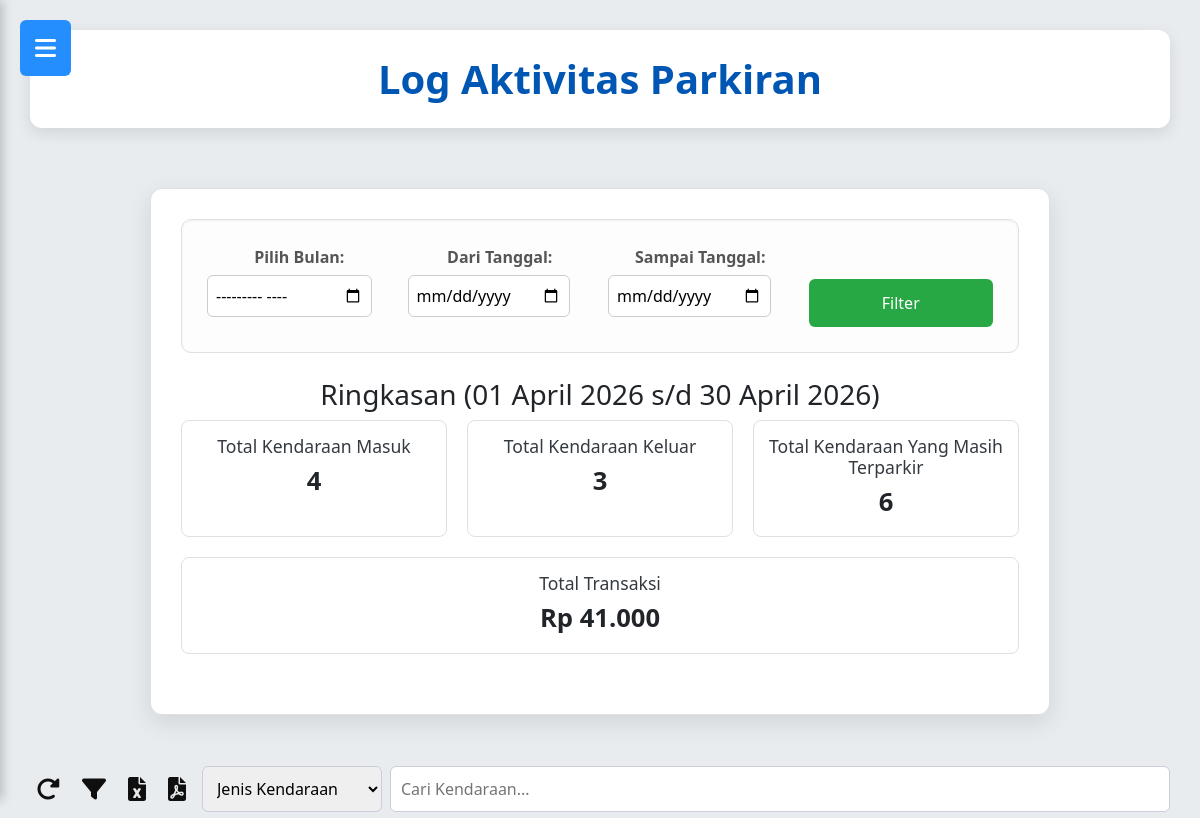
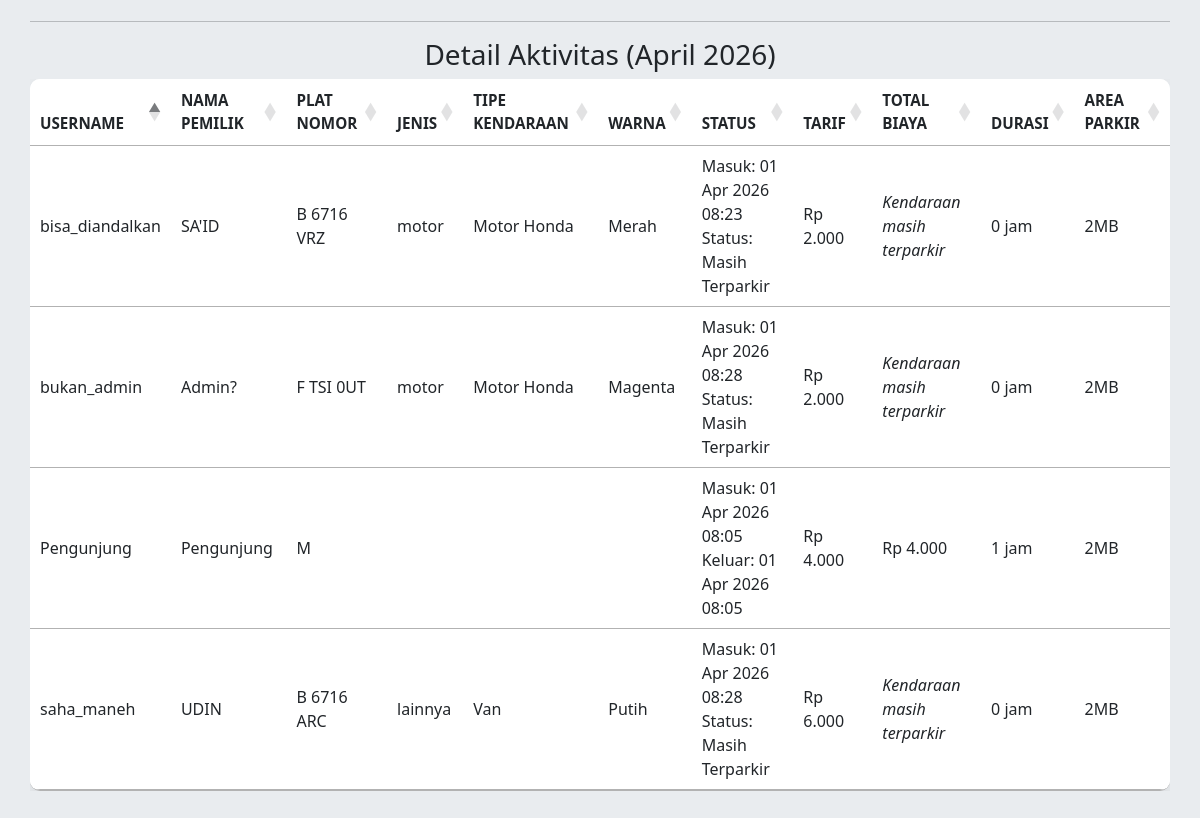
Before: /log_aktivitas_parkiran.php (signed in) with the older database file (2 pictures, top to bottom).
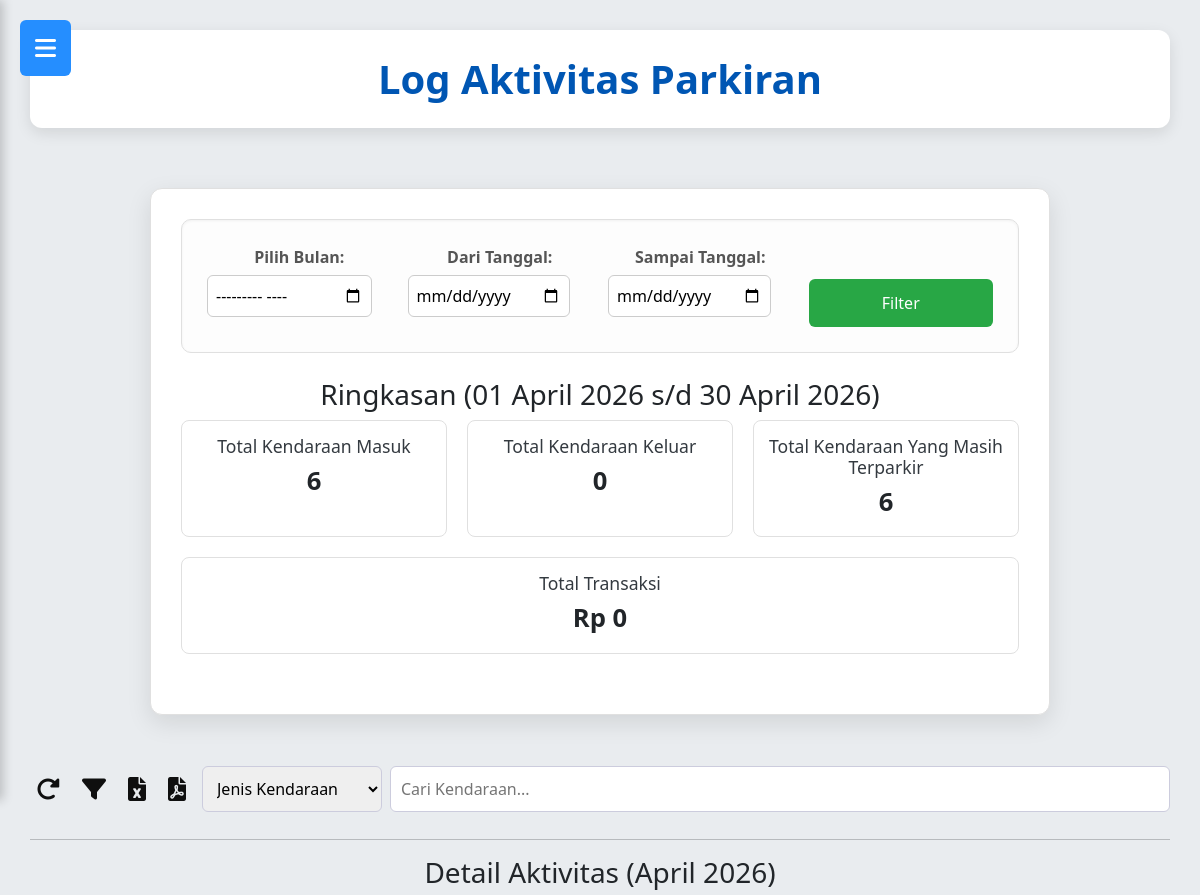
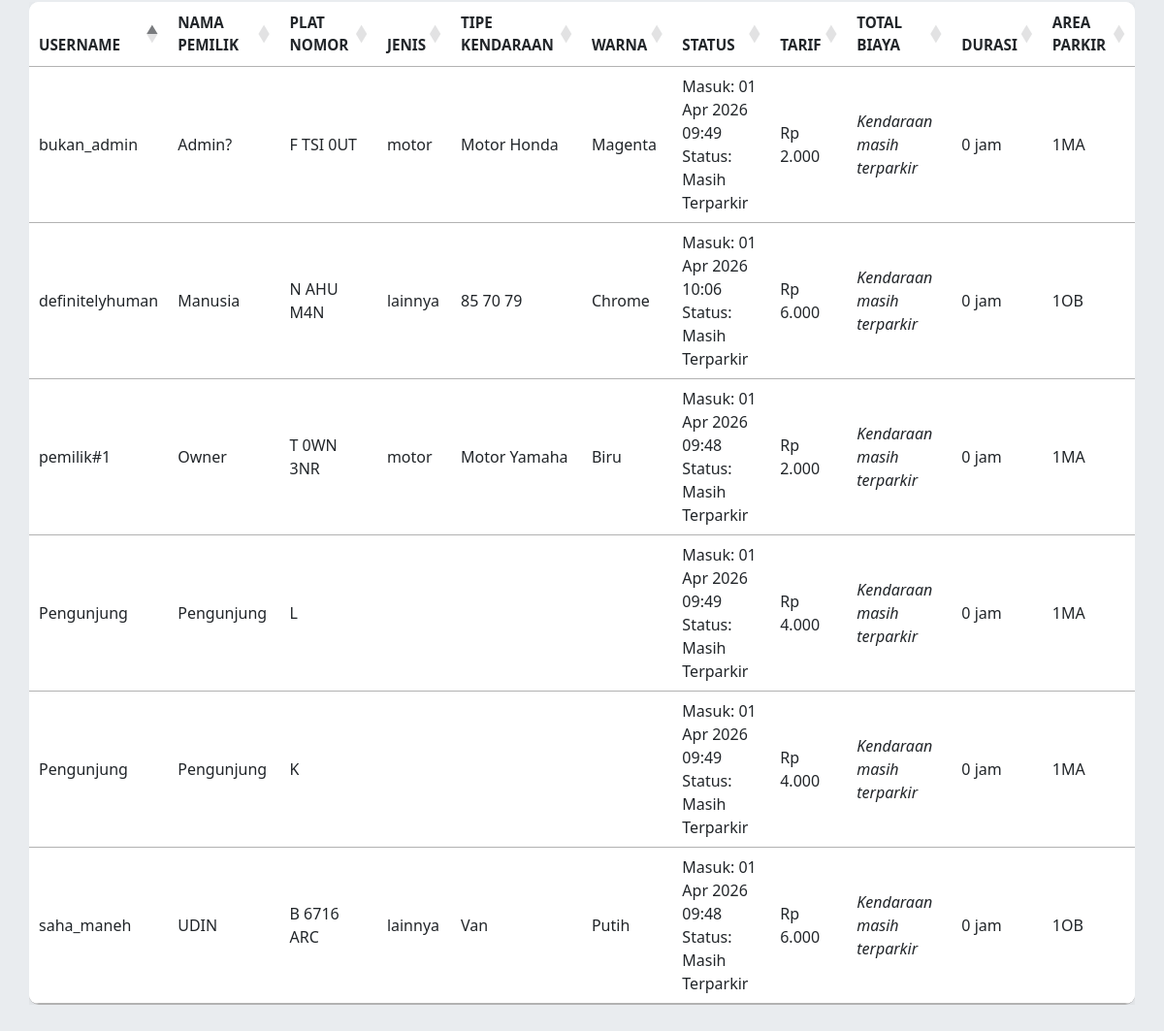
After: the same page with the newer database file (2 pictures, top to bottom).
### tables this page shows
CREATE TABLE `tb_transaksi` (
  `id_parkir` int(11) NOT NULL,
  `id_kendaraan` int(11) DEFAULT NULL,
  `plat_nomor` varchar(20) DEFAULT NULL,
  `plat_nomor_tamu` varchar(15) DEFAULT NULL,
  `waktu_masuk` datetime NOT NULL,
  `waktu_keluar` datetime DEFAULT NULL,
  `id_tarif` int(11) DEFAULT NULL,
  `durasi_jam` int(5) NOT NULL,
  `biaya_total` decimal(10,0) NOT NULL,
  `status` enum('masuk','keluar') NOT NULL,
  `id_user` int(11) DEFAULT NULL,
  `id_area` int(11) DEFAULT NULL,
  `jenis_transaksi` enum('user','tamu') NOT NULL DEFAULT 'user'
);

CREATE TABLE `tb_area_parkir` (
  `id_area` int(11) NOT NULL,
  `nama_area` varchar(50) NOT NULL,
  `tipe_kendaraan` enum('motor','mobil','lainnya') NOT NULL,
  `kapasitas` int(5) NOT NULL,
  `terisi` int(5) NOT NULL,
  `status_area_parkir` enum('penuh','tempat kosong masih tersedia','ditutup') NOT NULL
);

### log_aktivitas_parkiran.php (the view, shortened to what this page needs)
<?php
include 'koneksi_parkir.php';
if (!empty($_GET['start_date']) && !empty($_GET['end_date'])) {
    $start_date = $_GET['start_date'];
    $end_date   = $_GET['end_date'];
} elseif (!empty($_GET['month'])) {
    $start_date = date('Y-m-01', strtotime($_GET['month']));
    $end_date   = date('Y-m-t', strtotime($_GET['month']));
} else {
    $start_date = date('Y-m-01');
    $end_date   = date('Y-m-t');
}
$start_datetime = $start_date . ' 00:00:00';
$end_datetime   = $end_date . ' 23:59:59';
$start_date_month = $start_date;
$end_date_month   = $end_date;
$sql = "
SELECT
    t.id_parkir,
    t.id_kendaraan,
    t.waktu_masuk,
    t.waktu_keluar,
    t.status,
    t.durasi_jam,
    t.biaya_total,
    CASE
    WHEN t.id_kendaraan IS NULL THEN 'Pengunjung'
    ELSE u.username
END AS username,
CASE
    WHEN t.id_kendaraan IS NULL THEN 'Pengunjung'
    ELSE u.nama_lengkap
END AS nama_lengkap,
    -- Ambil plat nomor dari kendaraan atau input manual
    COALESCE(k.plat_nomor, t.plat_nomor, t.plat_nomor_tamu) AS plat_nomor,
    CASE
    WHEN t.id_kendaraan IS NULL THEN ''
    ELSE k.tipe_kendaraan
END AS tipe_kendaraan,
CASE
    WHEN t.id_kendaraan IS NULL THEN ''
    ELSE k.jenis_kendaraan
END AS jenis_kendaraan,
CASE
    WHEN t.id_kendaraan IS NULL THEN ''
    ELSE k.warna
END AS warna,
    COALESCE(k.pemilik, '-') AS pemilik,
    a.nama_area,
    tr.tarif_per_jam,
    CASE
    WHEN t.waktu_keluar IS NULL THEN
        CONCAT(
            'Masuk: ',
            DATE_FORMAT(t.waktu_masuk, '%d %b %Y %H:%i'),
            '\nStatus: Masih Terparkir'
        )
    ELSE
        CONCAT(
            'Masuk: ',
            DATE_FORMAT(t.waktu_masuk, '%d %b %Y %H:%i'),
            '\nKeluar: ',
            DATE_FORMAT(t.waktu_keluar, '%d %b %Y %H:%i')
        )
END AS aktivitas
FROM tb_transaksi t
LEFT JOIN tb_kendaraan k ON t.id_kendaraan = k.id_kendaraan
LEFT JOIN tb_user u ON t.id_user = u.id_user
LEFT JOIN tb_area_parkir a ON t.id_area = a.id_area
LEFT JOIN tb_tarif tr ON t.id_tarif = tr.id_tarif
WHERE t.waktu_masuk BETWEEN ? AND ?
ORDER BY t.waktu_masuk DESC
";
$stmt = $conn->prepare($sql);
$stmt->bind_param("ss", $start_datetime, $end_datetime);
$stmt->execute();
$result_aktivitas = $stmt->get_result();
$q_masuk = $conn->prepare("
    SELECT COUNT(*)
    FROM tb_transaksi
    WHERE waktu_masuk BETWEEN ? AND ?
");
$q_masuk->bind_param("ss", $start_datetime, $end_datetime);
$q_masuk->execute();
$q_masuk->bind_result($g_total_kendaraan_masuk);
$q_keluar = $conn->prepare("
    SELECT COUNT(*)
    FROM tb_transaksi
    WHERE status = 'keluar'
    AND waktu_keluar BETWEEN ? AND ?
");
$q_keluar->bind_param("ss", $start_datetime, $end_datetime);
$q_keluar->execute();
$q_keluar->bind_result($g_total_kendaraan_keluar);
$q_parkir = $conn->query("
    SELECT COUNT(*)
    FROM tb_transaksi
    WHERE status = 'masuk'
");
$g_total_kendaraan_terparkir = $q_parkir->fetch_row()[0];
$q_transaksi = $conn->prepare("
    SELECT SUM(biaya_total)
    FROM tb_transaksi
    WHERE status = 'keluar'
    AND waktu_keluar BETWEEN ? AND ?
");
$q_transaksi->bind_param("ss", $start_datetime, $end_datetime);
$q_transaksi->execute();
$q_transaksi->bind_result($g_total_transaksi);
$g_total_transaksi = $g_total_transaksi ?? 0;
?>
<!DOCTYPE html>
<html lang="id">
<head>
    <link rel="stylesheet" href="desain_parkir.css">
        <link rel="stylesheet" href="desain_parkir.css">
        <link href="https://cdnjs.cloudflare.com/ajax/libs/font-awesome/6.4.2/css/all.min.css" rel="stylesheet">
        <link href="https://cdnjs.cloudflare.com/ajax/libs/font-awesome/6.4.0/css/all.min.css" rel="stylesheet">
        <link rel="stylesheet" href="https://cdnjs.cloudflare.com/ajax/libs/font-awesome/6.0.0-beta3/css/all.min.css">
        <link rel="stylesheet" href="https://cdnjs.cloudflare.com/ajax/libs/font-awesome/6.4.0/css/all.min.css">
        <link href="https://cdn.jsdelivr.net/npm/bootstrap@5.3.0/dist/css/bootstrap.min.css" rel="stylesheet">
        <div class="wrapper">
            <?php include 'sidebar_parkiran.php'; ?>
            <main class="main-content">
            <header class="main-header"><h2>Log Aktivitas Parkiran</h2></header>
            <div class="content-body">
<div class="laporan-filter-container">
    <form method="GET" action="log_aktivitas_parkiran.php" class="laporan-filter-form">
        <div class="filter-group">
            <label for="month">Pilih Bulan:</label>
            <input type="month" id="month" name="month" value="<?php echo htmlspecialchars($current_month_year); ?>">
        </div>
        <div class="filter-group">
            <label for="start_date">Dari Tanggal:</label>
            <input type="date" name="start_date" id="start_date" value="<?php echo isset($_GET['start_date']) ? htmlspecialchars($_GET['start_date']) : ''; ?>">
        </div>
        <div class="filter-group">
            <label for="end_date">Sampai Tanggal:</label>
            <input type="date" name="end_date" id="end_date" value="<?php echo isset($_GET['end_date']) ? htmlspecialchars($_GET['end_date']) : ''; ?>">
        </div>
        <div class="filter-group">
            <button type="submit">Filter</button>
        </div>
    </form>
</div>
<h3 class>Ringkasan (<?php echo date('d F Y',strtotime($start_date_month)).' s/d '.date('d F Y',strtotime($end_date_month)); ?>)</h3>
<div class="report-summary-cards">
    <div class="summary-card"><h4>Total Kendaraan Masuk</h4><p><?php echo $g_total_kendaraan_masuk;?> </p></div>
    <div class="summary-card"><h4>Total Kendaraan Keluar</h4><p><?php echo $g_total_kendaraan_keluar;?> </p></div>
    <div class="summary-card"><h4>Total Kendaraan Yang Masih Terparkir</h4><p><?php echo $g_total_kendaraan_terparkir;?></p></div>
    <div class="summary-card"><h4>Total Transaksi</h4><p>Rp <?= number_format($g_total_transaksi, 0, ',', '.') ?></p></div>
</div>
</div>
<div class="empty-space"></div>
     <div class="toolbar-parkir">
        <button id="btnReset" data-tooltip="Reset" ><i class="fa-solid fa-rotate-right"></i></button>
        <div class="filter-container">
            <button id="btnFilter" data-tooltip="Sortir"><i class="fa-solid fa-filter"></i></button>
        </div>
        <button id="btnExportExcel" data-tooltip="Ekspor ke Excel"><i class="fa-solid fa-file-excel"></i></button>
        <button id="btnExportPDF" data-tooltip="Download PDF"><i class="fa-solid fa-file-pdf"></i></button>
        <div class="search-wrapper">
            <select id="searchType">
                <option value="jenis">Jenis Kendaraan</option>
            </select>
            <input type="text" id="searchBox" placeholder="Cari Kendaraan...">
        </div>
    </div>
    <hr>
    <h3 class>Detail Aktivitas (<?php echo date('F Y',strtotime($start_date_month));?>)</h3>
        <div class="card-body">
            <div class="table-responsive">
                <table id="tabelLogParkir" class="table table-hover align-middle">
                    <thead>
                        <tr>
                            <th>Username</th>
                            <th>Nama Pemilik</th>
                            <th>Plat Nomor</th>
                            <th>Jenis</th>
                            <th>Tipe Kendaraan</th>
                            <th>Warna</th>
                            <th>Status</th>
                            <th>Tarif</th>
                            <th>Total Biaya</th>
                            <th>Durasi</Th>
                            <th>Area parkir</th>
                        </tr>
                    </thead>
                    <tbody>
<?php if ($result_aktivitas && $result_aktivitas->num_rows > 0): ?>
    <?php while ($row = $result_aktivitas->fetch_assoc()): ?>
        <?php
        $masuk = strtotime($row['waktu_masuk']);
        $now   = time();
        $durasi = ceil(($now - $masuk) / 3600);
        if ($durasi < 1) $durasi = 1;
        else {
            $durasi = $row['durasi_jam'];
        }
        ?>
        <?php
        $isManual = empty($row['id_kendaraan']);
        if ($isManual) {
            $tarif = 4000;
        } else {
            $tipe = strtolower($row['tipe_kendaraan']);
            if ($tipe === 'motor') {
                $tarif = 2000;
            } elseif ($tipe === 'mobil') {
                $tarif = 5000;
            } elseif ($tipe === 'lainnya') {
                $tarif = 6000;
            } else {
                $tarif = 0;
            }
        }
    ?>
        <tr>
            <td><?= htmlspecialchars($row['username']) ?></td>
            <td><?= htmlspecialchars($row['nama_lengkap']) ?></td>
            <td><?= htmlspecialchars($row['plat_nomor']) ?></td>
            <td><?= htmlspecialchars($row['tipe_kendaraan']) ?></td>
            <td><?= htmlspecialchars($row['jenis_kendaraan']) ?></td>
            <td><?= htmlspecialchars($row['warna']) ?></td>
            <td style="white-space: pre-line;"><?= htmlspecialchars($row['aktivitas']) ?></td>
            <td>Rp <?= number_format($tarif, 0, ',', '.') ?></td>
            <td><?php if ($row['status'] === 'keluar'): ?>Rp <?= number_format($row['biaya_total'], 0, ',', '.') ?><?php else: ?><em>Kendaraan masih terparkir</em><?php endif; ?></td>
            <td><?= $durasi ?> jam</td>
            <td><?= htmlspecialchars($row['nama_area']) ?></td>
        </tr>
    <?php endwhile; ?>
    <?php endif; ?>
        </tbody>
    </table>
<link rel="stylesheet" href="https://cdn.datatables.net/1.13.4/css/jquery.dataTables.min.css">
<link rel="stylesheet" href="https://cdn.datatables.net/buttons/2.4.1/css/buttons.dataTables.min.css">
</body>
</html>

### sidebar_parkiran.php (shortened to what this page needs)
<button class="sidebar-toggle" id="sidebarToggle">
    <i class="fas fa-bars"></i>
</button>

Changed rows visible on the page:
removed tb_transaksi: username "bukan_admin", nama_lengkap "Admin?", plat_nomor "F TSI 0UT", tipe_kendaraan "motor", jenis_kendaraan "Motor Honda", warna "Magenta", aktivitas "Masuk: 01 Apr 2026 08:28 Status: Masih Terparkir", tarif "2.000", status "Kendaraan masih terparkir", durasi_jam "0", id_area.nama_area "2MB"
removed tb_transaksi: username "saha_maneh", nama_lengkap "UDIN", plat_nomor "B 6716 ARC", tipe_kendaraan "lainnya", jenis_kendaraan "Van", warna "Putih", aktivitas "Masuk: 01 Apr 2026 08:28 Status: Masih Terparkir", tarif "6.000", status "Kendaraan masih terparkir", durasi_jam "0", id_area.nama_area "2MB"
removed tb_transaksi: username "bisa_diandalkan", nama_lengkap "SA'ID", plat_nomor "B 6716 VRZ", tipe_kendaraan "motor", jenis_kendaraan "Motor Honda", warna "Merah", aktivitas "Masuk: 01 Apr 2026 08:23 Status: Masih Terparkir", tarif "2.000", status "Kendaraan masih terparkir", durasi_jam "0", id_area.nama_area "2MB"
removed tb_transaksi: username "Pengunjung", nama_lengkap "Pengunjung", plat_nomor "M", aktivitas "Masuk: 01 Apr 2026 08:05 Keluar: 01 Apr 2026 08:05", id_kendaraan "4.000", biaya_total "4.000", durasi_jam "1", id_area.nama_area "2MB"
added tb_transaksi: username "definitelyhuman", nama_lengkap "Manusia", plat_nomor "N AHU M4N", tipe_kendaraan "lainnya", jenis_kendaraan "85 70 79", warna "Chrome", aktivitas "Masuk: 01 Apr 2026 10:06 Status: Masih Terparkir", tarif "6.000", status "Kendaraan masih terparkir", durasi_jam "0", id_area.nama_area "1OB"
added tb_transaksi: username "Pengunjung", nama_lengkap "Pengunjung", plat_nomor "L", aktivitas "Masuk: 01 Apr 2026 09:49 Status: Masih Terparkir", id_kendaraan "4.000", status "Kendaraan masih terparkir", durasi_jam "0", id_area.nama_area "1MA"
added tb_transaksi: username "Pengunjung", nama_lengkap "Pengunjung", plat_nomor "K", aktivitas "Masuk: 01 Apr 2026 09:49 Status: Masih Terparkir", id_kendaraan "4.000", status "Kendaraan masih terparkir", durasi_jam "0", id_area.nama_area "1MA"
added tb_transaksi: username "bukan_admin", nama_lengkap "Admin?", plat_nomor "F TSI 0UT", tipe_kendaraan "motor", jenis_kendaraan "Motor Honda", warna "Magenta", aktivitas "Masuk: 01 Apr 2026 09:49 Status: Masih Terparkir", tarif "2.000", status "Kendaraan masih terparkir", durasi_jam "0", id_area.nama_area "1MA"
added tb_transaksi: username "pemilik#1", nama_lengkap "Owner", plat_nomor "T 0WN 3NR", tipe_kendaraan "motor", jenis_kendaraan "Motor Yamaha", warna "Biru", aktivitas "Masuk: 01 Apr 2026 09:48 Status: Masih Terparkir", tarif "2.000", status "Kendaraan masih terparkir", durasi_jam "0", id_area.nama_area "1MA"
added tb_transaksi: username "saha_maneh", nama_lengkap "UDIN", plat_nomor "B 6716 ARC", tipe_kendaraan "lainnya", jenis_kendaraan "Van", warna "Putih", aktivitas "Masuk: 01 Apr 2026 09:48 Status: Masih Terparkir", tarif "6.000", status "Kendaraan masih terparkir", durasi_jam "0", id_area.nama_area "1OB"
Other visible differences:
$g_total_kendaraan_masuk: "4" → "6"
$g_total_kendaraan_keluar: "3" → "0"
$g_total_transaksi: "41.000" → "0"
